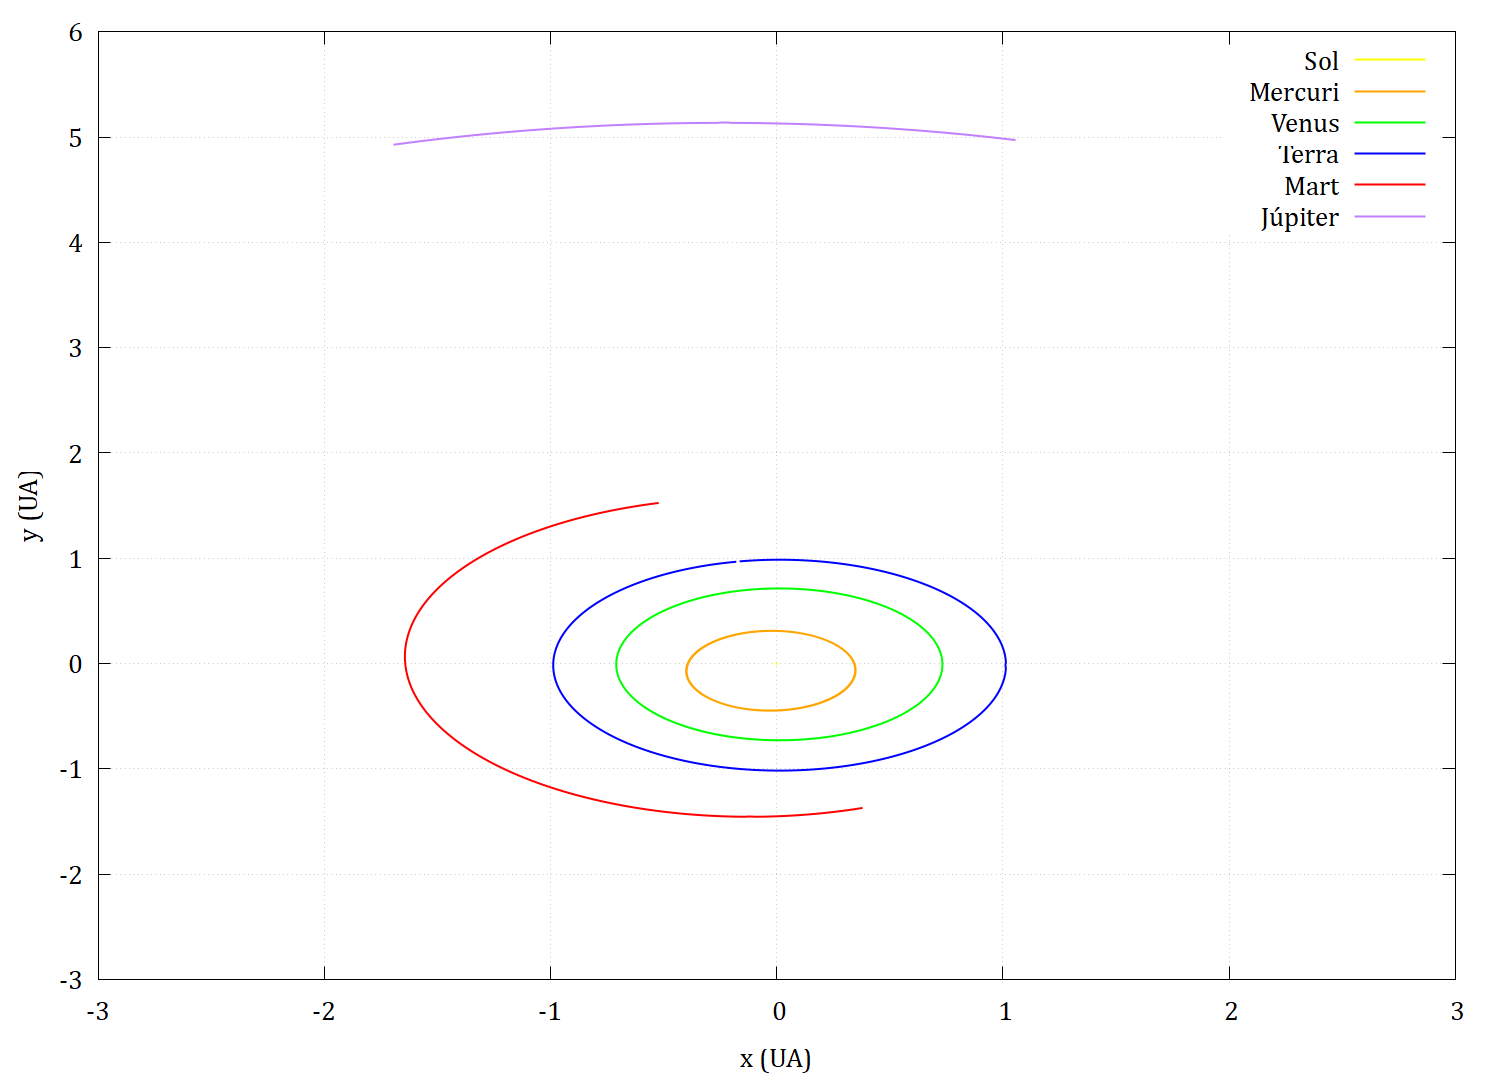

Reproduce this figure in gnuplot.
set terminal pngcairo enhanced size 1500,1080 font "Cambria, 20"
set output "orbites_euler.png" 

set xlabel "x (UA)"
set ylabel "y (UA)"
set xrange [-3:3]
set yrange [-3:6]
set grid


plot "sol.dat" with lines lw 2 lc rgb "yellow" title "Sol", \
     "mercuri.dat" with lines lw 2 lc rgb "orange" title "Mercuri", \
     "venus.dat" with lines lw 2 lc rgb "green" title "Venus", \
     "terra.dat" with lines lw 2 lc rgb "blue" title "Terra", \
     "mart.dat" with lines lw 2 lc rgb "red" title "Mart", \
     "jupiter.dat" with lines lw 2 lc rgb "purple" title "Júpiter"

set output
